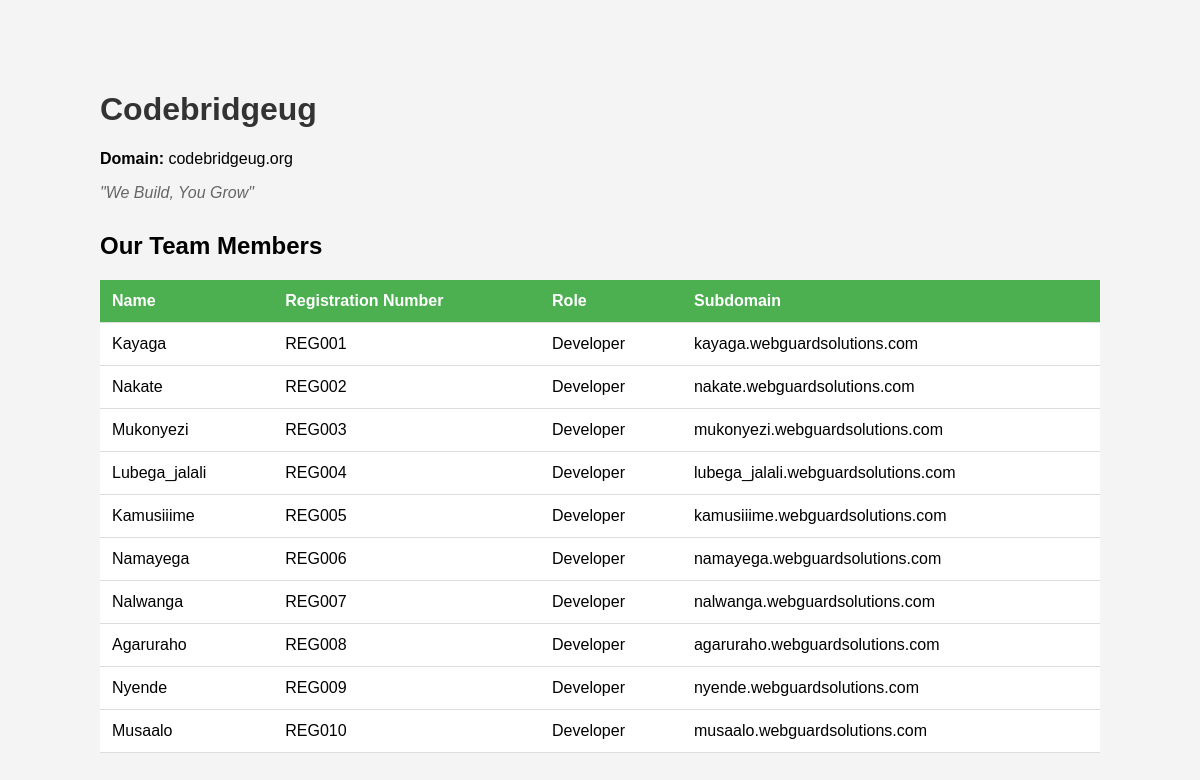
The page /codebridgeug/index.php on the database its author committed.
### tables this page shows
CREATE TABLE IF NOT EXISTS members (
    id INT AUTO_INCREMENT PRIMARY KEY,
    name VARCHAR(100) NOT NULL,
    registration_number VARCHAR(50) NOT NULL,
    role VARCHAR(100) NOT NULL,
    subdomain VARCHAR(100) NOT NULL
);

### codebridgeug/index.php (the view, shortened to what this page needs)
<?php require_once 'db.php'; ?>
<!DOCTYPE html>
<html>
<head>
</head>
<body>
    <h1>Codebridgeug</h1>
    <p><strong>Domain:</strong> codebridgeug.org</p>
    <p class="slogan">"We Build, You Grow"</p>
    <h2>Our Team Members</h2>
    <table>
        <tr><th>Name</th><th>Registration Number</th><th>Role</th><th>Subdomain</th></tr>
        <?php
        $stmt = $pdo->query("SELECT * FROM members ORDER BY id");
        while($row = $stmt->fetch(PDO::FETCH_ASSOC)) {
            echo "<tr><td>{$row['name']}</td><td>{$row['registration_number']}</td><td>{$row['role']}</td><td>{$row['subdomain']}</td></tr>";
        }
        ?>
    </table>
</body>
</html>

### codebridgeug/index.php (style rules this page uses)
body { font-family: Arial, sans-serif; max-width: 1000px; margin: 50px auto; padding: 20px; background: #f4f4f4; }
h1 { color: #333; }
.slogan { color: #666; font-style: italic; margin-bottom: 30px; }
table { width: 100%; border-collapse: collapse; background: white; }
th, td { padding: 12px; text-align: left; border-bottom: 1px solid #ddd; }
th { background: #4CAF50; color: white; }

### rows shown on the page
members: name "Kayaga", registration_number "REG001", role "Developer", subdomain "kayaga.webguardsolutions.com"
members: name "Nakate", registration_number "REG002", role "Developer", subdomain "nakate.webguardsolutions.com"
members: name "Mukonyezi", registration_number "REG003", role "Developer", subdomain "mukonyezi.webguardsolutions.com"
members: name "Lubega_jalali", registration_number "REG004", role "Developer", subdomain "lubega_jalali.webguardsolutions.com"
members: name "Kamusiiime", registration_number "REG005", role "Developer", subdomain "kamusiiime.webguardsolutions.com"
members: name "Namayega", registration_number "REG006", role "Developer", subdomain "namayega.webguardsolutions.com"
members: name "Nalwanga", registration_number "REG007", role "Developer", subdomain "nalwanga.webguardsolutions.com"
members: name "Agaruraho", registration_number "REG008", role "Developer", subdomain "agaruraho.webguardsolutions.com"
members: name "Nyende", registration_number "REG009", role "Developer", subdomain "nyende.webguardsolutions.com"
members: name "Musaalo", registration_number "REG010", role "Developer", subdomain "musaalo.webguardsolutions.com"
